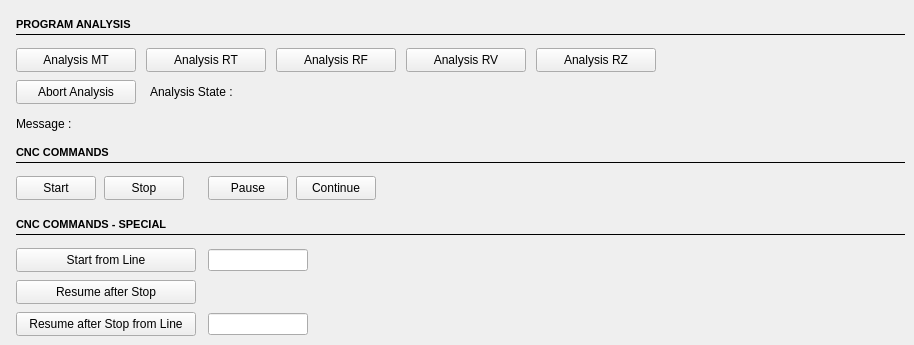
    <widget class="QWidget" name="tabCNC">
     <attribute name="title">
      <string>CNC</string>
     </attribute>
     <widget class="QLabel" name="cncProgramAnalysisLabel">
      <property name="geometry">
       <rect>
        <x>16</x>
        <y>16</y>
        <width>137</width>
        <height>16</height>
       </rect>
      </property>
      <property name="font">
       <font>
        <family>Tahoma</family>
        <pointsize>8</pointsize>
        <bold>true</bold>
       </font>
      </property>
      <property name="text">
       <string>PROGRAM ANALYSIS</string>
      </property>
     </widget>
     <widget class="QPushButton" name="cncProgramAnalysisMTButton">
      <property name="geometry">
       <rect>
        <x>16</x>
        <y>48</y>
        <width>120</width>
        <height>24</height>
       </rect>
      </property>
      <property name="text">
       <string>Analysis MT</string>
      </property>
     </widget>
     <widget class="Line" name="cncProgramAnalysisLine">
      <property name="geometry">
       <rect>
        <x>16</x>
        <y>33</y>
        <width>889</width>
        <height>2</height>
       </rect>
      </property>
      <property name="frameShadow">
       <enum>QFrame::Shadow::Plain</enum>
      </property>
      <property name="orientation">
       <enum>Qt::Orientation::Horizontal</enum>
      </property>
     </widget>
     <widget class="QPushButton" name="cncProgramAnalysisRTButton">
      <property name="geometry">
       <rect>
        <x>146</x>
        <y>48</y>
        <width>120</width>
        <height>24</height>
       </rect>
      </property>
      <property name="text">
       <string>Analysis RT</string>
      </property>
     </widget>
     <widget class="QPushButton" name="cncProgramAnalysisRFButton">
      <property name="geometry">
       <rect>
        <x>276</x>
        <y>48</y>
        <width>120</width>
        <height>24</height>
       </rect>
      </property>
      <property name="text">
       <string>Analysis RF</string>
      </property>
     </widget>
     <widget class="QPushButton" name="cncProgramAnalysisRVButton">
      <property name="geometry">
       <rect>
        <x>406</x>
        <y>48</y>
        <width>120</width>
        <height>24</height>
       </rect>
      </property>
      <property name="text">
       <string>Analysis RV</string>
      </property>
     </widget>
     <widget class="QPushButton" name="cncProgramAnalysisRZButton">
      <property name="geometry">
       <rect>
        <x>536</x>
        <y>48</y>
        <width>120</width>
        <height>24</height>
       </rect>
      </property>
      <property name="text">
       <string>Analysis RZ</string>
      </property>
     </widget>
     <widget class="QPushButton" name="cncProgramAnalysisAbortButton">
      <property name="geometry">
       <rect>
        <x>16</x>
        <y>80</y>
        <width>120</width>
        <height>24</height>
       </rect>
      </property>
      <property name="text">
       <string>Abort Analysis</string>
      </property>
     </widget>
     <widget class="QLabel" name="cncProgramAnalysisStateLabel">
      <property name="geometry">
       <rect>
        <x>150</x>
        <y>80</y>
        <width>501</width>
        <height>24</height>
       </rect>
      </property>
      <property name="text">
       <string>Analysis State :</string>
      </property>
     </widget>
     <widget class="QLabel" name="cncProgramAnalysisMessageLabel">
      <property name="geometry">
       <rect>
        <x>16</x>
        <y>112</y>
        <width>501</width>
        <height>24</height>
       </rect>
      </property>
      <property name="text">
       <string>Message :</string>
      </property>
     </widget>
     <widget class="QLabel" name="cncCNCCommandsLabel">
      <property name="geometry">
       <rect>
        <x>16</x>
        <y>144</y>
        <width>137</width>
        <height>16</height>
       </rect>
      </property>
      <property name="font">
       <font>
        <family>Tahoma</family>
        <pointsize>8</pointsize>
        <bold>true</bold>
       </font>
      </property>
      <property name="text">
       <string>CNC COMMANDS</string>
      </property>
     </widget>
     <widget class="Line" name="cncCNCCommandsLine">
      <property name="geometry">
       <rect>
        <x>16</x>
        <y>161</y>
        <width>889</width>
        <height>2</height>
       </rect>
      </property>
      <property name="frameShadow">
       <enum>QFrame::Shadow::Plain</enum>
      </property>
      <property name="orientation">
       <enum>Qt::Orientation::Horizontal</enum>
      </property>
     </widget>
     <widget class="QPushButton" name="cncStartButton_2">
      <property name="geometry">
       <rect>
        <x>16</x>
        <y>176</y>
        <width>80</width>
        <height>24</height>
       </rect>
      </property>
      <property name="text">
       <string>Start</string>
      </property>
     </widget>
     <widget class="QPushButton" name="cncStopButton_2">
      <property name="geometry">
       <rect>
        <x>104</x>
        <y>176</y>
        <width>80</width>
        <height>24</height>
       </rect>
      </property>
      <property name="text">
       <string>Stop</string>
      </property>
     </widget>
     <widget class="QPushButton" name="cncPauseButton_2">
      <property name="geometry">
       <rect>
        <x>208</x>
        <y>176</y>
        <width>80</width>
        <height>24</height>
       </rect>
      </property>
      <property name="text">
       <string>Pause</string>
      </property>
     </widget>
     <widget class="QPushButton" name="cncContinueButton_2">
      <property name="geometry">
       <rect>
        <x>296</x>
        <y>176</y>
        <width>80</width>
        <height>24</height>
       </rect>
      </property>
      <property name="text">
       <string>Continue</string>
      </property>
     </widget>
     <widget class="Line" name="cncCNCCommandsSpecialLine">
      <property name="geometry">
       <rect>
        <x>16</x>
        <y>233</y>
        <width>889</width>
        <height>2</height>
       </rect>
      </property>
      <property name="frameShadow">
       <enum>QFrame::Shadow::Plain</enum>
      </property>
      <property name="orientation">
       <enum>Qt::Orientation::Horizontal</enum>
      </property>
     </widget>
     <widget class="QLabel" name="cncCNCCommandsSpecialLabel">
      <property name="geometry">
       <rect>
        <x>16</x>
        <y>216</y>
        <width>191</width>
        <height>16</height>
       </rect>
      </property>
      <property name="font">
       <font>
        <family>Tahoma</family>
        <pointsize>8</pointsize>
        <bold>true</bold>
       </font>
      </property>
      <property name="text">
       <string>CNC COMMANDS - SPECIAL</string>
      </property>
     </widget>
     <widget class="QPushButton" name="cncStartFromLineButton">
      <property name="geometry">
       <rect>
        <x>16</x>
        <y>248</y>
        <width>180</width>
        <height>24</height>
       </rect>
      </property>
      <property name="text">
       <string>Start from Line</string>
      </property>
     </widget>
     <widget class="QPushButton" name="cncResumeAfterStopButton_2">
      <property name="geometry">
       <rect>
        <x>16</x>
        <y>280</y>
        <width>180</width>
        <height>24</height>
       </rect>
      </property>
      <property name="text">
       <string>Resume after Stop</string>
      </property>
     </widget>
     <widget class="QPushButton" name="cncResumeAfterStopFromLineButton">
      <property name="geometry">
       <rect>
        <x>16</x>
        <y>312</y>
        <width>180</width>
        <height>24</height>
       </rect>
      </property>
      <property name="text">
       <string>Resume after Stop from Line</string>
      </property>
     </widget>
     <widget class="QLineEdit" name="cncStartFromLineEdit">
      <property name="geometry">
       <rect>
        <x>208</x>
        <y>249</y>
        <width>100</width>
        <height>22</height>
       </rect>
      </property>
      <property name="text">
       <string/>
      </property>
     </widget>
     <widget class="QLineEdit" name="cncResumeAfterStopFromLineEdit">
      <property name="geometry">
       <rect>
        <x>208</x>
        <y>313</y>
        <width>100</width>
        <height>22</height>
       </rect>
      </property>
     </widget>
    </widget>
